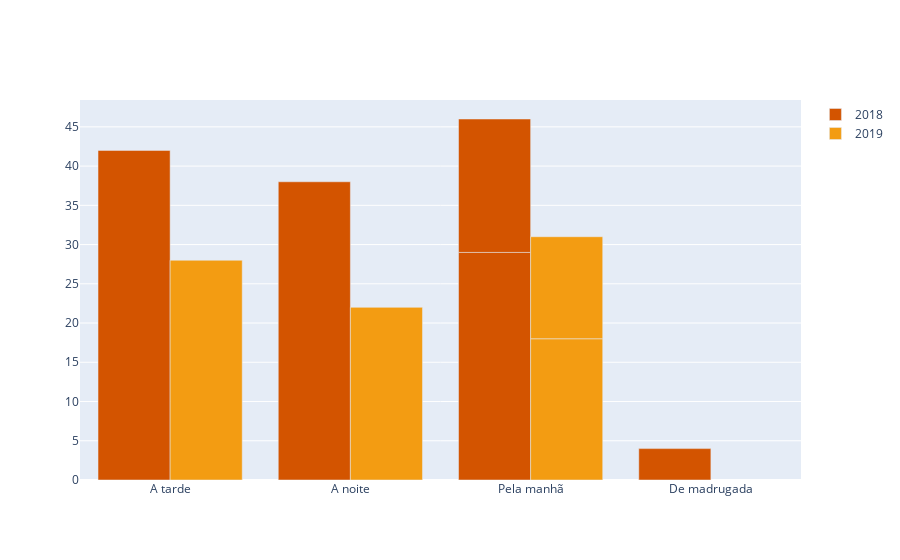

Notebook source saved alongside this figure:
### Markdown cell above
#### Períodos

### Code cell
trace1 = go.Bar(x = df_novo['PERIDOOCORRENCIA'],
                y = df_novo[df_novo['ANO_BO'] == 2018].groupby('PERIDOOCORRENCIA').size().sort_values(ascending=False),
                name = '2018',
                marker = {'color': '#d35400'})
trace2 = go.Bar(x = df_novo['PERIDOOCORRENCIA'],
                y = df_novo[df_novo['ANO_BO'] == 2019].groupby('PERIDOOCORRENCIA').size().sort_values(ascending=False),
                name = '2019',
                marker = {'color': '#f39c12'})

df = [trace1, trace2]

py.iplot(df)

### Figure 1 — Plotly figure (JSON) as saved in the notebook; plotly's stock layout.template omitted (floating-point values rounded to 4 significant figures; data arrays with more than 128 entries replaced by an {"elided": "..."} marker saying what was removed)
{"data": [{"marker": {"color": "#d35400"}, "name": "2018", "type": "bar", "x": {"elided": "211 str values"}, "y": [42, 38, 29, 17, 4]}, {"marker": {"color": "#f39c12"}, "name": "2019", "type": "bar", "x": {"elided": "211 str values"}, "y": [28, 22, 18, 13]}], "layout": {}}
